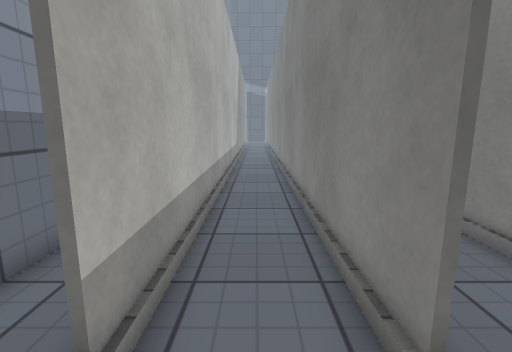
View 1 (above)

19 first-person views from a walk through a scene from a Unity 3-D project. The camera is 1.2 m above the floor, tilts 10° down and sees 85° across. The floor is counted in squares, 0.5 m on a side. Each view is taken from the middle of a square. On the plan, view 1 faces up. The plan holds only what a view shows up to about 18 squares ahead; the rest is blank. The place goes on beyond the plan. The player is left out. Door leaves are left out, so doorways stand open. Surface patterns are stand-ins for the level's own textures.

View 2
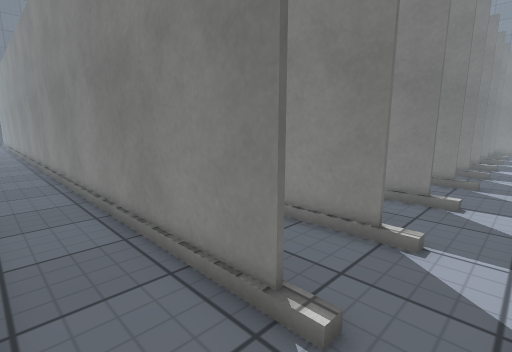

View 3
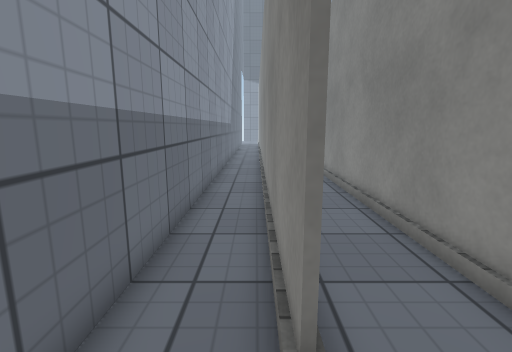

View 4
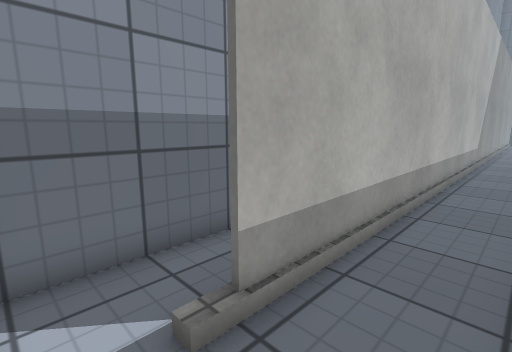

View 5
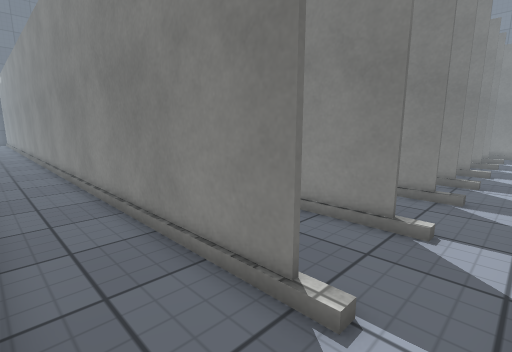

View 6
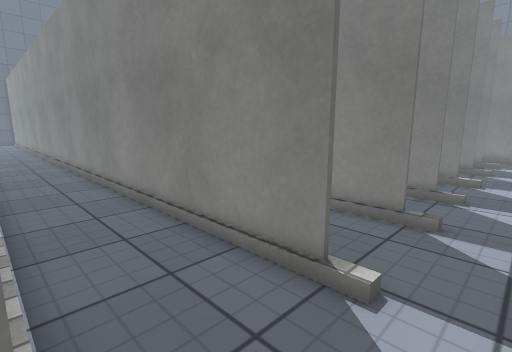

View 7
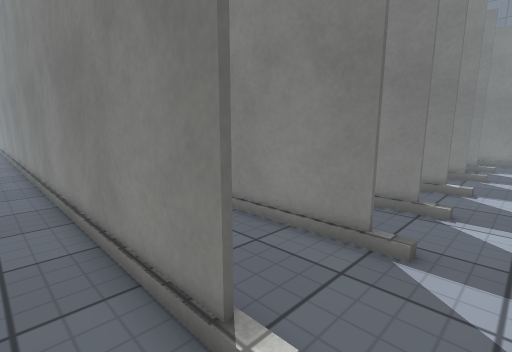

View 8
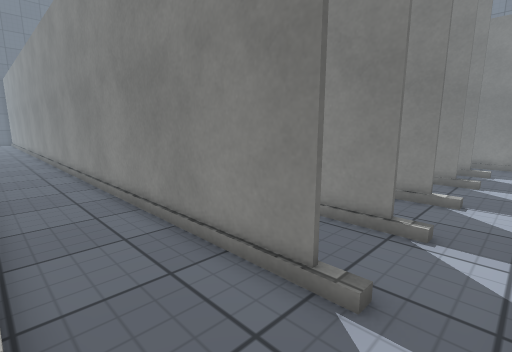

View 9
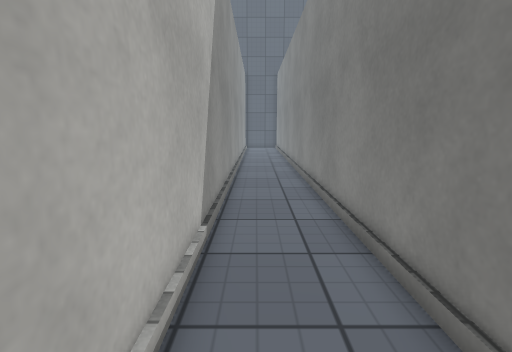

View 10
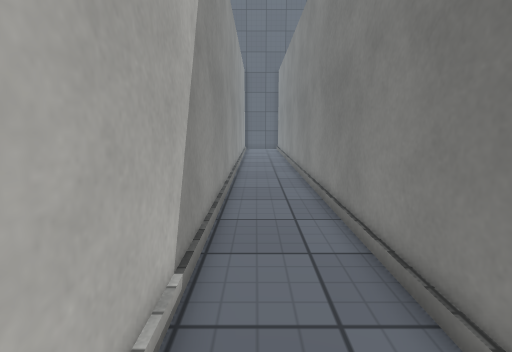

View 11
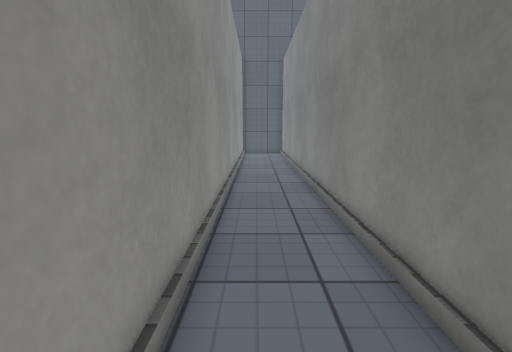

View 12
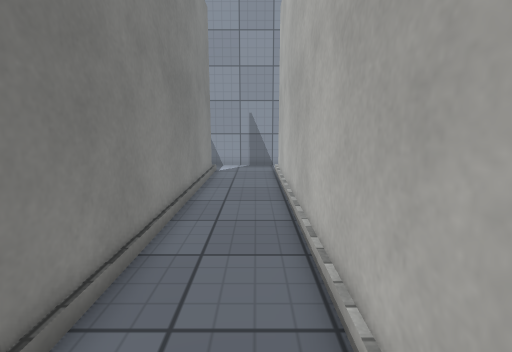

View 13
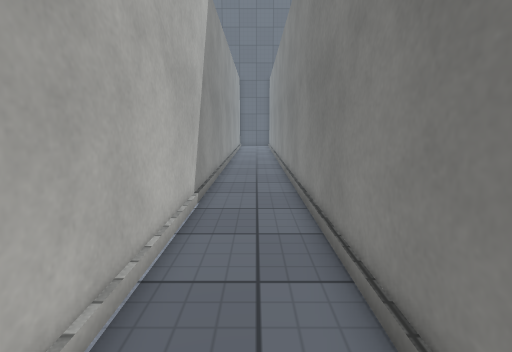

View 14
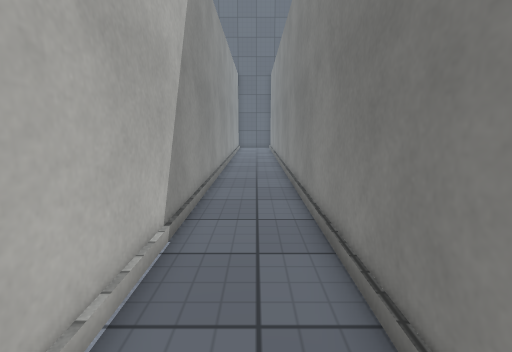

View 15
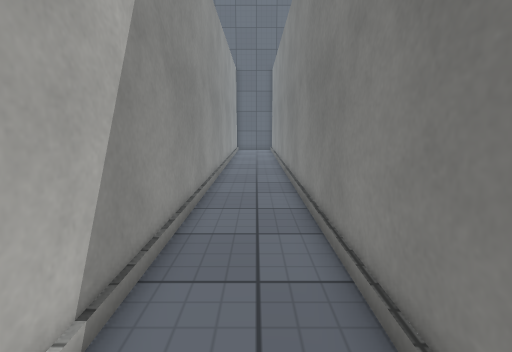

View 16
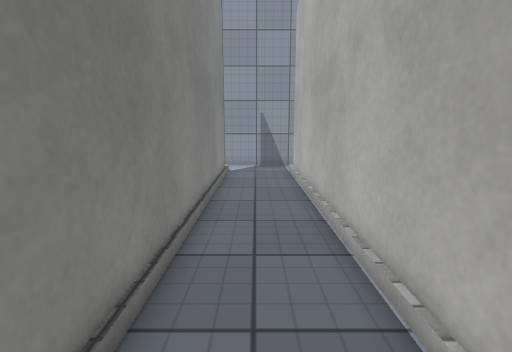

View 17
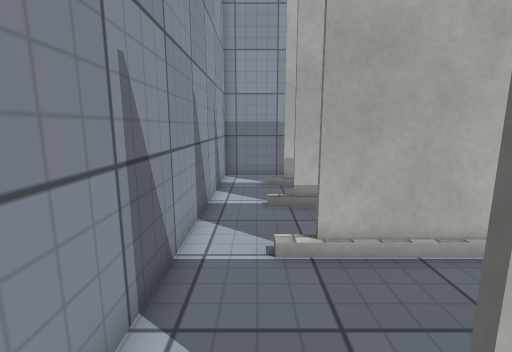

View 18
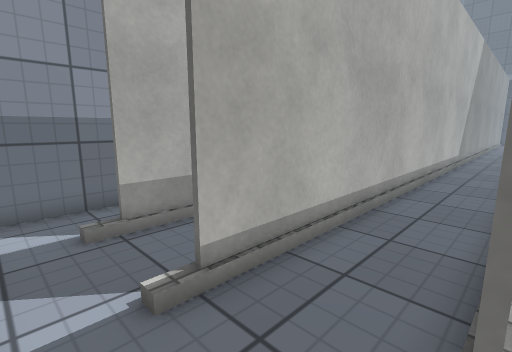

View 19
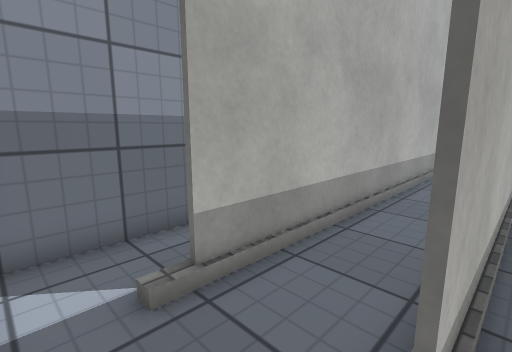

### Floor plan
Points are (right, up) in squares from view 1. A wall is a line through its corners. A room is listed if a view was taken in it or the views show most of it. See-through windows are left out.
Room 1 (views 1, 4, 5, 19)
walls: (-1.5, 23.4) (-1.5, 2.1); (1.5, 2.1) (1.5, 23.4); (-0.5, -0.5) (2.5, -0.5)
ways out: opening at (-1.5, 0.5) to room 2; opening at (2, 1) to room 3
Room 2 (views 2, 3)
walls: (-1.6, 17.5) (-1.6, 18.1); (-4, 18.2) (-4, -0.5) (-0.5, -0.5); (-1.6, 2.1) (-1.6, 15.6)
ways out: opening at (-1.5, 0.5) to room 1
Room 3 (views 6, 18)
walls: (1.7, 22.6) (1.7, 2.1); (4.9, 2.1) (4.9, 23.1); (2.5, -0.5) (5.4, -0.5)
ways out: opening at (2, 1) to room 1; opening at (5, 1) to room 4
Room 4 (views 7, 8, 13, 14, 15, 16)
walls: (8.7, 2.1) (8.7, 34.5); (5.4, -0.5) (9.4, -0.5); (5, 34.5) (5, 2.1)
ways out: opening at (5, 1) to room 3; opening at (9, 1) to room 5
Room 5 (views 9, 10, 11, 12, 17)
walls: (12.4, 2.1) (12.4, 34.5); (9.4, -0.5) (12.9, -0.5); (8.8, 34.5) (8.8, 2.1)
ways out: opening at (9, 1) to room 4; opening at (12.5, 0.5)

Positions as (right, up) in squares from view 1, and headings:
1: (0, 0), facing up
2: (-1, 0), facing up-right
3: (-2, 0), facing up
4: (1, 0), facing up-left
5: (2, 0), facing up-right
6: (5, 0), facing up-right
7: (7, 0), facing up-right
8: (9, 0), facing up-right
9: (10, 15), facing up
10: (10, 17), facing up
11: (10, 22), facing up
12: (10, 17), facing down
13: (7, 12), facing up
14: (7, 15), facing up
15: (7, 18), facing up
16: (7, 17), facing down
17: (10, 1), facing left
18: (5, 0), facing up-left
19: (2, 0), facing up-left
